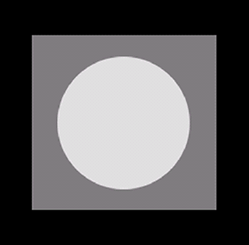
%> input picture CSE_LAB_4TH/401/exam_prep/10.image noise models and to write programs for image restoration/Noise Model/main.bmp, 249 x 245 px
$ octave Uniform.m   (GNU Octave 9; MATLAB toolbox functions it lacks are replaced by stand-ins)
%> lines starting %> are read from the running program, lines starting %| are printed output that depends on the picture
%Uniform

clc;
clear all;
close all;
img=imread('main.bmp');
%> img is the input picture: size 245x249x3 uint8; mean R, G, B 89.4, 88.2, 89.4
img=rgb2gray(img);
%> img: size 245x249 uint8
img=double(img);
%> img: size 245x249 double
[M N]=size(img)
%> M = 245; N = 249

a=90;
b=160;

Noise=a+(b-a)*rand(M,N);

deg_img=img+Noise;
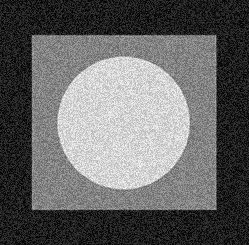
%> deg_img: size 245x249 double; min 90, max 399.3, mean 213.6; drawn with min black and max white

%normalization
maxx=max(max(deg_img(:)));
%> maxx = 399.3
minn=min(min(deg_img(:)));
%> minn = 90

deg_img=((deg_img-minn).*255)./(maxx-minn);
%end

subplot(3,2,1);
imshow(uint8(img));
title('Original Image');

subplot(3,2,2);
hist(img);
title('Hist of Original Image');


subplot(3,2,3:4);
hist(Noise);
title('Hist of Noise');


subplot(3,2,5);
imshow(uint8(deg_img));
title('Degraded Image');


subplot(3,2,6);
hist(deg_img);
title('hist of degeraded Image');
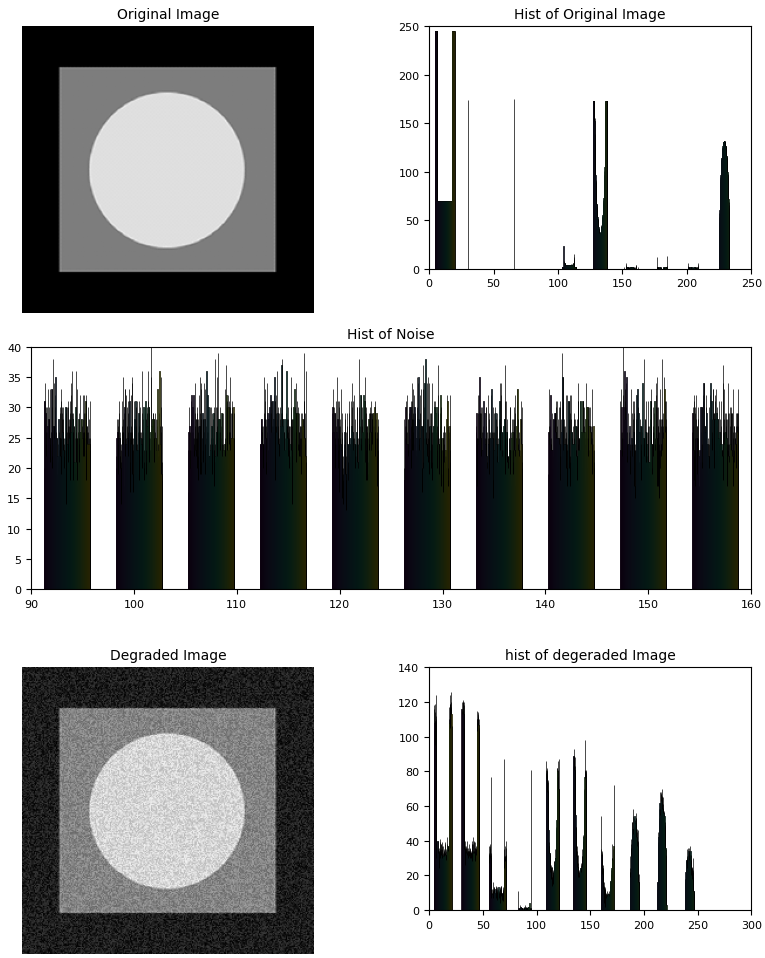
%> figure redrawn from the program's plot data, 5 panels
